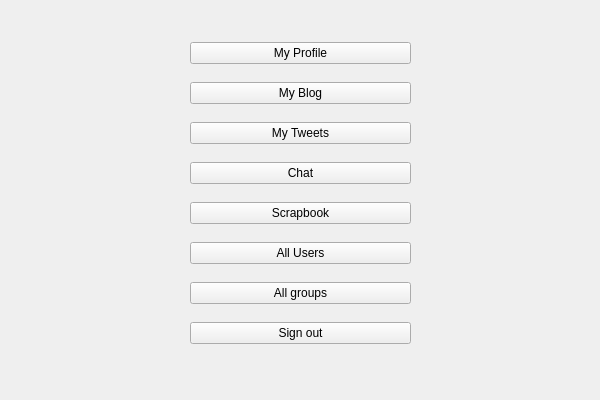
<?xml version="1.0" encoding="UTF-8"?>
<ui version="4.0">
 <class>MainMenu</class>
 <widget class="QWidget" name="MainMenu">
  <property name="geometry">
   <rect>
    <x>0</x>
    <y>0</y>
    <width>600</width>
    <height>400</height>
   </rect>
  </property>
  <property name="windowTitle">
   <string>Main Menu</string>
  </property>
  <widget class="QWidget" name="layoutWidget">
   <property name="geometry">
    <rect>
     <x>190</x>
     <y>30</y>
     <width>221</width>
     <height>331</height>
    </rect>
   </property>
   <layout class="QVBoxLayout" name="verticalLayout">
    <item>
     <widget class="QPushButton" name="pushButton_profile">
      <property name="text">
       <string>My Profile</string>
      </property>
     </widget>
    </item>
    <item>
     <widget class="QPushButton" name="pushButton_blog">
      <property name="text">
       <string>My Blog</string>
      </property>
     </widget>
    </item>
    <item>
     <widget class="QPushButton" name="pushButton_tweet">
      <property name="text">
       <string>My Tweets</string>
      </property>
     </widget>
    </item>
    <item>
     <widget class="QPushButton" name="pushButton_chat">
      <property name="text">
       <string>Chat</string>
      </property>
     </widget>
    </item>
    <item>
     <widget class="QPushButton" name="pushButton_scrapbook">
      <property name="text">
       <string>Scrapbook</string>
      </property>
     </widget>
    </item>
    <item>
     <widget class="QPushButton" name="pushButton_allusers">
      <property name="text">
       <string>All Users</string>
      </property>
     </widget>
    </item>
    <item>
     <widget class="QPushButton" name="pushButton_allgroups">
      <property name="text">
       <string>All groups</string>
      </property>
     </widget>
    </item>
    <item>
     <widget class="QPushButton" name="pushButton_signout">
      <property name="text">
       <string>Sign out</string>
      </property>
     </widget>
    </item>
   </layout>
  </widget>
 </widget>
 <resources/>
 <connections/>
</ui>
